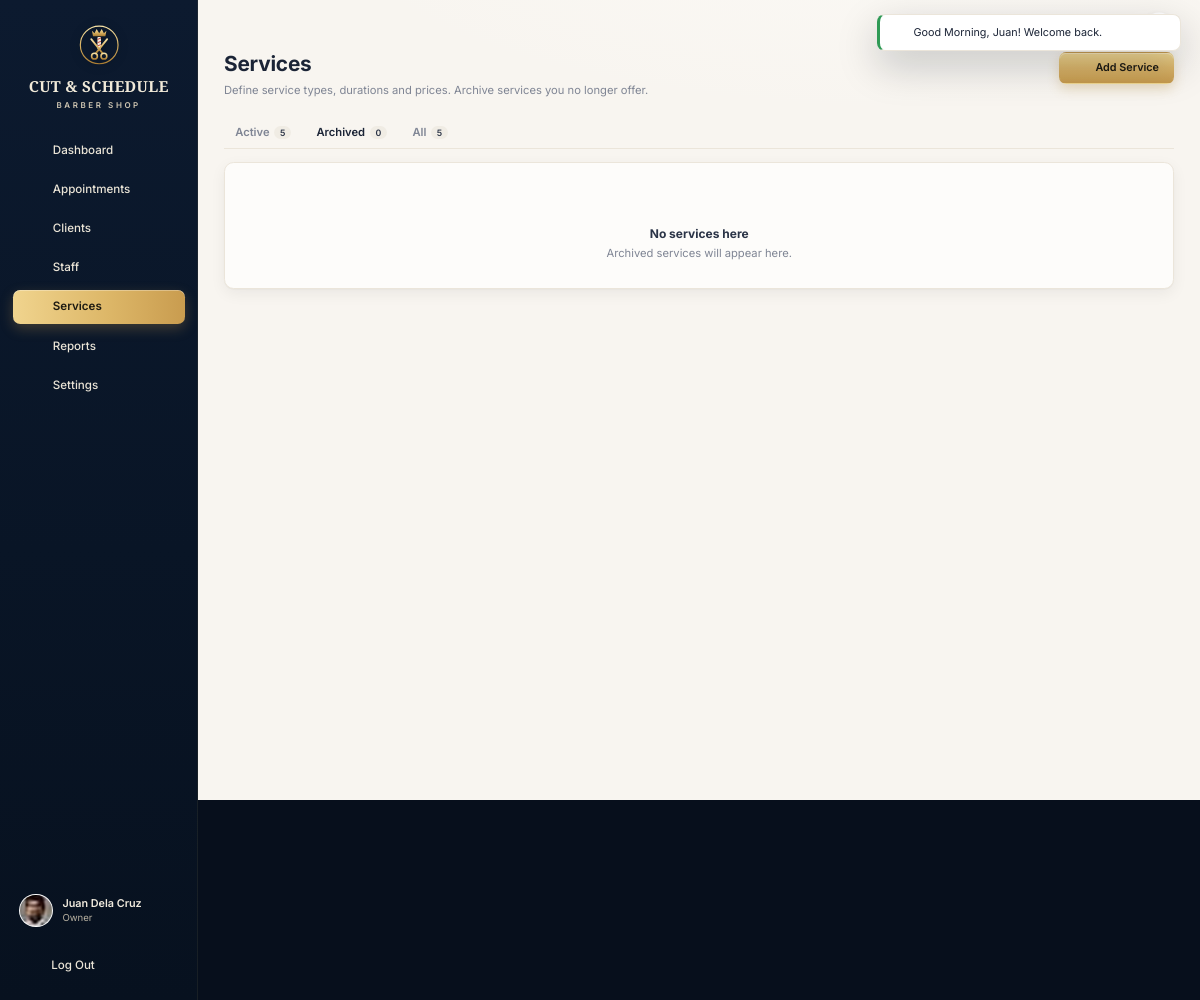
Screenshot of /owner/services.php?tab=archived (signed in) with the database file from the repository.
### tables this page shows
CREATE TABLE users (
  id               INT AUTO_INCREMENT PRIMARY KEY,
  name             VARCHAR(100) NOT NULL,
  username         VARCHAR(100) UNIQUE NOT NULL,
  email            VARCHAR(150) UNIQUE NOT NULL,
  phone            VARCHAR(30)  NULL,
  password         VARCHAR(255) NOT NULL,
  role             ENUM('owner','staff','client') NOT NULL,
  status           ENUM('active','inactive') DEFAULT 'active',
  avatar           VARCHAR(255) NULL,
  remember_token   VARCHAR(64)  NULL,
  remember_expires DATETIME     NULL,
  created_at       DATETIME DEFAULT CURRENT_TIMESTAMP,
  updated_at       DATETIME DEFAULT CURRENT_TIMESTAMP ON UPDATE CURRENT_TIMESTAMP
);

### includes/bootstrap.php (called while the page is built, shortened)
<?php
spl_autoload_register(function (string $class) {
    $map = ['StandardRate' => 'Fee', 'SeniorDiscount' => 'Fee', 'PwdDiscount' => 'Fee'];
    $file = APP_ROOT . '/classes/' . ($map[$class] ?? $class) . '.php';
});
require_once __DIR__ . '/functions.php';
require_once __DIR__ . '/icons.php';

### classes/Database.php (called while the page is built, shortened)
<?php
class Database
{
    private static ?PDO $pdo = null;
    public static function conn(): PDO
    {
        if (self::$pdo === null) {
            $dsn = sprintf('mysql:host=%s;port=%d;dbname=%s;charset=utf8mb4', DB_HOST, DB_PORT, DB_NAME);
            self::$pdo = new PDO($dsn, DB_USER, DB_PASS, [
                PDO::ATTR_ERRMODE            => PDO::ERRMODE_EXCEPTION,
                PDO::ATTR_DEFAULT_FETCH_MODE => PDO::FETCH_ASSOC,
                PDO::ATTR_EMULATE_PREPARES   => false,
            ]);
            self::$pdo->exec("SET time_zone = '" . (new DateTime())->format('P') . "'");
        }
        return self::$pdo;
    }
    public static function query(string $sql, array $params = []): PDOStatement
    {
        $stmt = self::conn()->prepare($sql);
        $stmt->execute($params);
        return $stmt;
    }
    public static function one(string $sql, array $params = []): ?array
    {
        $row = self::query($sql, $params)->fetch();
        return $row === false ? null : $row;
    }
    public static function value(string $sql, array $params = [])
    {
        $val = self::query($sql, $params)->fetchColumn();
        return $val === false ? null : $val;
    }
}

### classes/User.php (called while the page is built, shortened)
<?php
abstract class User
{
    protected int $id;
    protected string $name;
    protected string $role;
    protected string $status;
    protected ?string $avatar;
    public function __construct(array $row)
    {
        $this->id           = (int) $row['id'];
        $this->name         = $row['name'];
        $this->role         = $row['role'];
        $this->status       = $row['status'] ?? 'active';
        $this->avatar       = $row['avatar'] ?? null;
    }
    public static function fromRow(array $row): User
    {
        switch ($row['role']) {
            case 'owner':
                return new Owner($row);
        }
    }
    public static function find(int $id): ?User
    {
        $row = Database::one('SELECT * FROM users WHERE id = ?', [$id]);
        return $row ? self::fromRow($row) : null;
    }
    public function getId(): int { return $this->id; }
    public function getName(): string { return $this->name; }
    public function getRole(): string { return $this->role; }
    public function getAvatar(): ?string { return $this->avatar; }
    public function isActive(): bool { return $this->status === 'active'; }
}

### classes/Auth.php (called while the page is built, shortened)
<?php
class Auth
{
    public static function user(): ?User
    {
        if (!empty($_SESSION['user_id'])) {
            $user = User::find((int) $_SESSION['user_id']);
            if ($user && $user->isActive()) {
                return self::$user = $user;
            }
        }
        return null;
    }
    public static function requireRole(string ...$roles): User
    {
        $user = self::user();
        return $user;
    }
}

### classes/Owner.php (called while the page is built, shortened)
<?php
class Owner extends User
{
    public function homeUrl(): string
    {
        return 'owner/dashboard.php';
    }
    public function roleLabel(): string
    {
        return 'Owner';
    }
}

### classes/Notification.php (called while the page is built, shortened)
<?php
class Notification
{
    public static function unreadCount(int $userId): int
    {
        return (int) Database::value('SELECT COUNT(*) FROM notifications WHERE user_id = ? AND is_read = 0', [$userId]);
    }
}

### includes/functions.php (the view, shortened to what this page needs)
<?php
function e($value): string
{
    return htmlspecialchars((string) ($value ?? ''), ENT_QUOTES, 'UTF-8');
}
function url(string $path = ''): string
{
    return BASE_URL . '/' . ltrim($path, '/');
}
function asset(string $path): string
{
    $file = APP_ROOT . '/' . ltrim($path, '/');
    $v = is_file($file) ? filemtime($file) : 1;
    return url($path) . '?v=' . $v;
}
function flashes(): array
{
    $f = $_SESSION['flash'] ?? [];
    return $f;
}
function csrf_token(): string
{
    return $_SESSION['csrf'];
}
function media_url(?string $path): ?string
{
    return is_file(APP_ROOT . '/' . $path) ? url($path) : null;
}
function avatar(?string $name, ?string $path = null, int $size = 40, string $class = ''): string
{
    $src = media_url($path);
    $style = "width:{$size}px;height:{$size}px;";
    if ($src) {
        return '<img class="avatar ' . e($class) . '" src="' . e($src) . '" alt="' . e($name) . '" style="' . $style . '">';
    }
    $fs = max(10, (int) round($size * 0.38));
    return '<span class="avatar avatar-initials ' . e($class) . '" style="' . $style . 'font-size:' . $fs . 'px">' . e(initials($name ?? '?')) . '</span>';
}

### includes/header.php (shortened to what this page needs)
<?php
$role = $user->getRole();
$unread = Notification::unreadCount($user->getId());
$brandUrl = $role === 'client' ? 'client/about.php' : $user->homeUrl();
$profileUrl = ['owner' => 'owner/settings.php', 'staff' => 'staff/profile.php', 'client' => 'client/profile.php'][$role];
?>
<!doctype html>
<html lang="en">
<head>
  <link rel="stylesheet" href="<?= asset('assets/css/app.css') ?>">
</head>
<body class="app role-<?= e($role) ?>" data-base="<?= e(BASE_URL) ?>"<?= !empty($fitScreen) ? ' data-fit' : '' ?>>
<div class="app-shell">
  <aside class="sidebar" id="sidebar">
    <a class="brand" href="<?= url($brandUrl) ?>">
      <?= brand_emblem(58) ?>
      <span class="brand-name">CUT &amp; SCHEDULE</span>
      <span class="brand-sub">Barber Shop</span>
    </a>
    <nav class="nav">
      <?php foreach (nav_items($role) as [$key, $label, $href, $ico]): ?>
        <a class="nav-link<?= ($active ?? '') === $key ? ' active' : '' ?>" href="<?= url($href) ?>">
          <?= icon($ico, '', 20) ?><span><?= e($label) ?></span>
        </a>
      <?php endforeach; ?>
    </nav>
    <div class="sidebar-foot">
      <a class="sidebar-user" href="<?= url($profileUrl) ?>">
        <?= avatar($user->getName(), $user->getAvatar(), 42) ?>
        <span>
          <strong><?= e($user->getName()) ?></strong>
          <small><?= e($user->roleLabel()) ?></small>
        </span>
      </a>
      <a class="nav-link logout" href="<?= url('logout.php?t=' . csrf_token()) ?>"><?= icon('log-out', '', 20) ?><span>Log Out</span></a>
    </div>
  </aside>
  <div class="main">
    <div class="topbar">
      <div class="dropdown" data-dropdown>
        <button class="icon-btn bell" type="button" data-dropdown-toggle aria-label="Notifications">
          <?php if ($unread): ?><span class="dot"><?= $unread > 9 ? '9+' : $unread ?></span><?php endif; ?>
        </button>
      </div>
      <div class="dropdown" data-dropdown>
        <button class="avatar-btn" type="button" data-dropdown-toggle aria-label="Account menu">
        </button>
      </div>
    </div>
    <main class="content">
      <div class="toasts" id="toasts">
        <?php foreach (flashes() as $f): ?>
          <div class="toast toast-<?= e($f['type']) ?>" role="alert">
            <?= icon($f['type'] === 'success' ? 'check-circle' : ($f['type'] === 'error' ? 'alert' : 'info'), '', 18) ?>
            <span><?= e($f['message']) ?></span>
            <button type="button" class="toast-x" aria-label="Dismiss"><?= icon('x', '', 16) ?></button>
          </div>
        <?php endforeach; ?>
      </div>

### rows the page displays
users: avatar (picture), name "Juan Dela Cruz"

### other values shown
$label "Dashboard"
$label "Appointments"
$label "Clients"
$label "Staff"
$label "Services"
$label "Reports"
$label "Settings"
$user->roleLabel() "Owner"
$f['message'] "Good Morning, Juan! Welcome back."
$countActive "5"
count($all) - $countActive "0"
count($all) "5"
